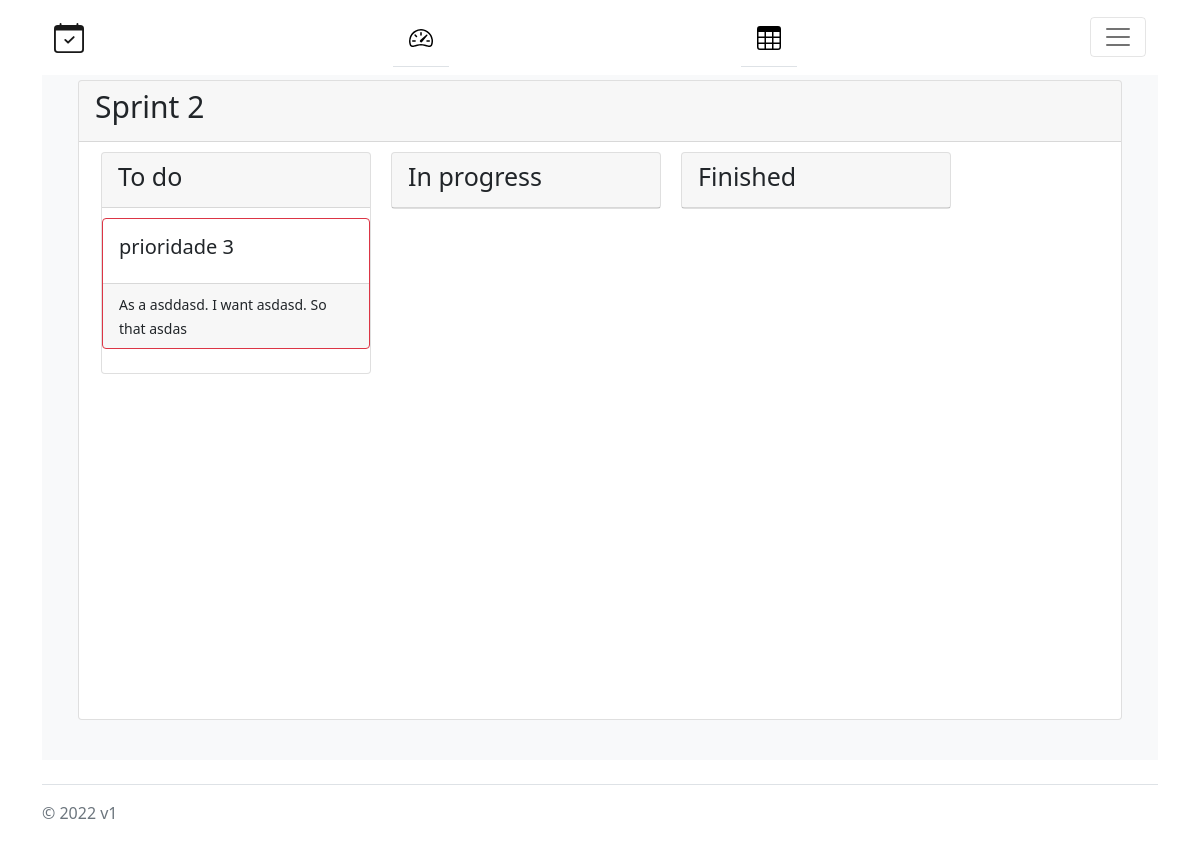
Screenshot of /projects/1/sprint2 (signed in) with the database file from the repository.
### scrum/models.py (models this page shows)
class Task(models.Model):
    title = models.TextField()
    as_a = models.TextField()
    i_want = models.TextField()
    so_that = models.TextField()
    annotations = models.TextField()
    points = models.IntegerField()
    created_by = models.ForeignKey(User, on_delete=models.CASCADE, related_name='created_by+')
    created_at = models.DateTimeField(auto_now_add=True)
    assigned_for = models.ManyToManyField(User)
    priority = models.IntegerField()
    TODO = 1
    IN_PROGRESS = 2
    FINISHED = 3
    STATE_CHOICES = (
        (TODO, 'To Do'),
        (IN_PROGRESS, 'In Progress'),
        (FINISHED, 'Finished'),
    )
    state = models.PositiveSmallIntegerField(choices=STATE_CHOICES, blank=True, null=True)

### scrum/views.py (the view)
# urls.py: path('projects/<int:project_id>/sprint<int:sprint_number>', scrum_views.sprint, name='sprint'),
@login_required
def sprint(request, project_id=None, sprint_number=None):
    proj = Project.objects.filter(id=project_id)
    tasks = proj.first().sprints.filter(number=sprint_number).first().tasks.values()
    user_prof = UserProfile.objects.filter(user=request.user).first()
    return render(request, 'scrum/sprint.html', {'title': f"Product Backlog", 'tasks': tasks, 'project': proj.values()[0], 'projects': user_prof.projects.all().values(), 'n': sprint_number})

### scrum/templates/scrum/sprint.html (shortened to what this page needs)
{% extends "scrum/base2.html" %}
{% block content %}
<section class="content pb-3">
      <div class="container-fluid h-100">
         <div style="height: 640px"; class="card card-row card-secondary">
            <div class="card-header">
               <h3 style="font-size: 30px"; class="card-title">
                  Sprint {{n}}
               </h3>
            </div>
            <section class="content pb-3 align-center">
                <div class="container-fluid h-100">
    <div class=" card card-row card-secondary" style="width: 270px; float:left; margin:10px; ">
         <div class="card-header">
             <h3 style="font-size: 25px" class="card-title">
                To do
             </h3>
         </div>
        <div class="card-collumn col-sm mx-auto">
        {% for task in tasks %}
            {% if task.state == 1%}
                {% if task.points == 8 %}
                        <div class="scroll" style="padding-top:10px;">
                            <div class="border-danger card" >
                              <div style= "height: 100%"; class="card-body">
                                <h5 class="card-title">{{task.title}}</h5>
                              </div>
                              <div class="card-footer">
                                <small>As a {{task.as_a}}. I want {{task.i_want}}. So that {{task.so_that}}</small>
                              </div>
                            </div>
                            <br>
                        </div>
                {% endif %}
            {% endif %}
        {% endfor %}
        </div>
    </div>
    <div class=" card card-row card-secondary" style="width: 270px; float:left; background:white; margin:10px">
         <div class="card-header">
             <h3 style="font-size: 25px" class="card-title">
                In progress
             </h3>
         </div>
    </div>
    <div class="card card-row card-secondary" style="width: 270px; float:left; background:white; margin:10px">
         <div class="card-header">
             <h3 style="font-size: 25px" class="card-title">
                Finished
             </h3>
         </div>
    </div>
                </div>
            </section>
         </div>
      </div>
</section>
{% endblock content %}

### rows the page displays
Task: title "prioridade 3", as_a "asddasd", i_want "asdasd", so_that "asdas"

### other values shown
{{ n }} "2"
